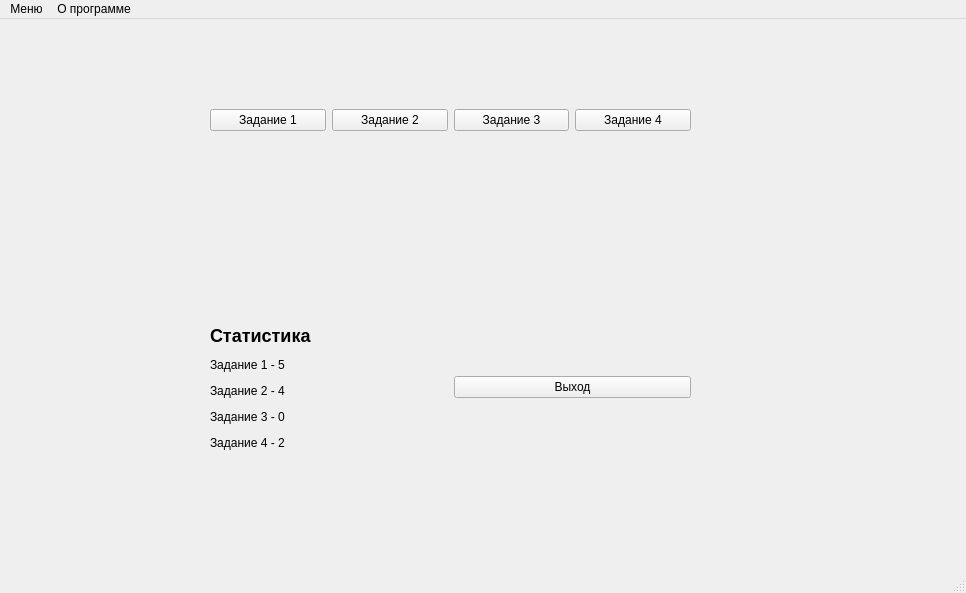
<?xml version="1.0" encoding="UTF-8"?>
<ui version="4.0">
 <class>MainWindow</class>
 <widget class="QMainWindow" name="MainWindow">
  <property name="geometry">
   <rect>
    <x>0</x>
    <y>0</y>
    <width>966</width>
    <height>593</height>
   </rect>
  </property>
  <property name="windowTitle">
   <string>MainWindow</string>
  </property>
  <widget class="QWidget" name="centralwidget">
   <widget class="QWidget" name="verticalLayoutWidget">
    <property name="geometry">
     <rect>
      <x>210</x>
      <y>90</y>
      <width>481</width>
      <height>341</height>
     </rect>
    </property>
    <layout class="QVBoxLayout" name="verticalLayout_2">
     <item>
      <layout class="QHBoxLayout" name="horizontalLayout">
       <item>
        <widget class="QPushButton" name="but_task1">
         <property name="text">
          <string>Задание 1</string>
         </property>
        </widget>
       </item>
       <item>
        <widget class="QPushButton" name="but_task2">
         <property name="text">
          <string>Задание 2</string>
         </property>
        </widget>
       </item>
       <item>
        <widget class="QPushButton" name="but_task3">
         <property name="text">
          <string>Задание 3</string>
         </property>
        </widget>
       </item>
       <item>
        <widget class="QPushButton" name="but_task4">
         <property name="text">
          <string>Задание 4</string>
         </property>
        </widget>
       </item>
      </layout>
     </item>
     <item>
      <spacer name="verticalSpacer">
       <property name="orientation">
        <enum>Qt::Vertical</enum>
       </property>
       <property name="sizeHint" stdset="0">
        <size>
         <width>20</width>
         <height>40</height>
        </size>
       </property>
      </spacer>
     </item>
     <item>
      <layout class="QHBoxLayout" name="horizontalLayout_2">
       <item>
        <widget class="QLabel" name="stat_label">
         <property name="text">
          <string>&lt;html&gt;&lt;head/&gt;&lt;body&gt;&lt;h2 style=&quot; margin-top:16px; margin-bottom:12px; margin-left:0px; margin-right:0px; -qt-block-indent:0; text-indent:0px;&quot;&gt;&lt;span style=&quot; font-size:x-large; font-weight:700;&quot;&gt;Статистика&lt;/span&gt;&lt;/h2&gt;&lt;p&gt;Задание 1 - 5&lt;/p&gt;&lt;p&gt;Задание 2 - 4&lt;/p&gt;&lt;p&gt;Задание 3 - 0&lt;/p&gt;&lt;p&gt;Задание 4 - 2&lt;/p&gt;&lt;/body&gt;&lt;/html&gt;</string>
         </property>
        </widget>
       </item>
       <item>
        <widget class="QPushButton" name="but_exit">
         <property name="text">
          <string>Выход</string>
         </property>
        </widget>
       </item>
      </layout>
     </item>
    </layout>
   </widget>
   <widget class="QLabel" name="name_label">
    <property name="geometry">
     <rect>
      <x>30</x>
      <y>20</y>
      <width>71</width>
      <height>24</height>
     </rect>
    </property>
    <property name="text">
     <string/>
    </property>
   </widget>
  </widget>
  <widget class="QMenuBar" name="menubar">
   <property name="geometry">
    <rect>
     <x>0</x>
     <y>0</y>
     <width>966</width>
     <height>29</height>
    </rect>
   </property>
   <widget class="QMenu" name="menu">
    <property name="title">
     <string>Меню</string>
    </property>
    <addaction name="menu_task1"/>
    <addaction name="menu_task2"/>
    <addaction name="menu_task3"/>
    <addaction name="menu_task4"/>
    <addaction name="separator"/>
    <addaction name="menu_exit"/>
   </widget>
   <widget class="QMenu" name="menu_2">
    <property name="title">
     <string>О программе</string>
    </property>
   </widget>
   <addaction name="menu"/>
   <addaction name="menu_2"/>
  </widget>
  <widget class="QStatusBar" name="statusbar"/>
  <action name="menu_task1">
   <property name="text">
    <string>Задание 1</string>
   </property>
  </action>
  <action name="menu_task2">
   <property name="text">
    <string>Задание 2</string>
   </property>
  </action>
  <action name="menu_task3">
   <property name="text">
    <string>Задание 3</string>
   </property>
  </action>
  <action name="menu_task4">
   <property name="text">
    <string>Задание 4</string>
   </property>
  </action>
  <action name="menu_exit">
   <property name="text">
    <string>Выход</string>
   </property>
  </action>
 </widget>
 <resources/>
 <connections>
  <connection>
   <sender>but_exit</sender>
   <signal>clicked()</signal>
   <receiver>MainWindow</receiver>
   <slot>close()</slot>
   <hints>
    <hint type="sourcelabel">
     <x>571</x>
     <y>367</y>
    </hint>
    <hint type="destinationlabel">
     <x>482</x>
     <y>296</y>
    </hint>
   </hints>
  </connection>
 </connections>
</ui>
